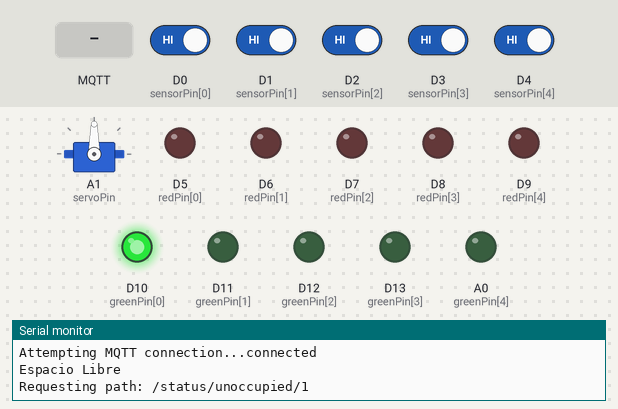
Bench run of a sketch on a simulated Arduino Uno R4 WiFi. Parts: servo, output pins drawn as LEDs (lit = HIGH), the last lines printed to the serial monitor. The inputs (shaded band) are chosen by the test bench; at power-on: D0 (sensorPin[0]), D1 (sensorPin[1]), D2 (sensorPin[2]), D3 (sensorPin[3]), D4 (sensorPin[4]) HIGH. WiFi joins after 1.5 s; servers stay silent unless stated; no MQTT or app messages arrive unless stated.

Above: at 2.7 s.
2.8 s: D0 (sensorPin[0]) driven LOW
At 5.1 s:
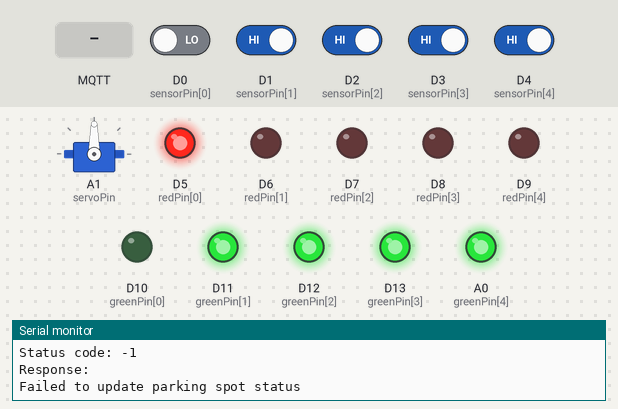
6.0 s: MQTT message "open" arrives on the first subscribed topic
At 7.9 s:
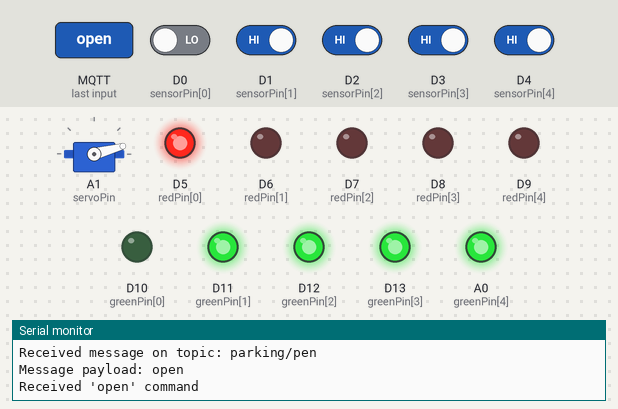
8.2 s: D1 (sensorPin[1]) driven LOW
At 9.6 s:
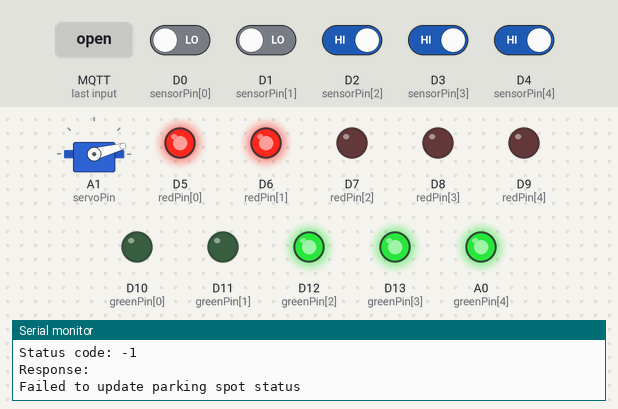
10.2 s: D2 (sensorPin[2]) driven LOW
At 11.3 s:
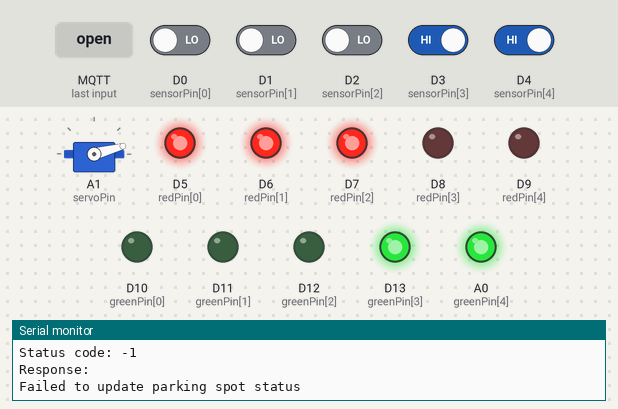
12.4 s: D3 (sensorPin[3]) driven LOW
At 14.3 s:
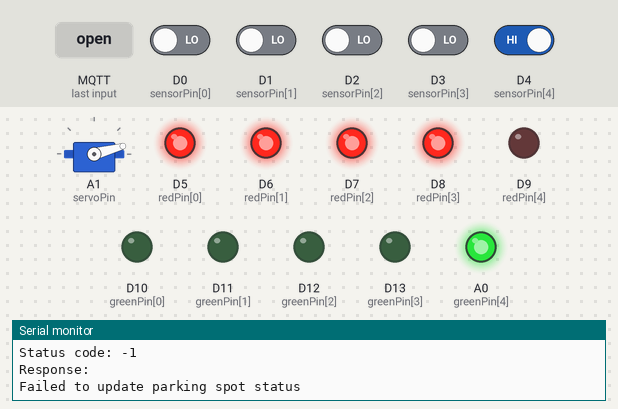
14.6 s: D4 (sensorPin[4]) driven LOW
At 16.0 s:
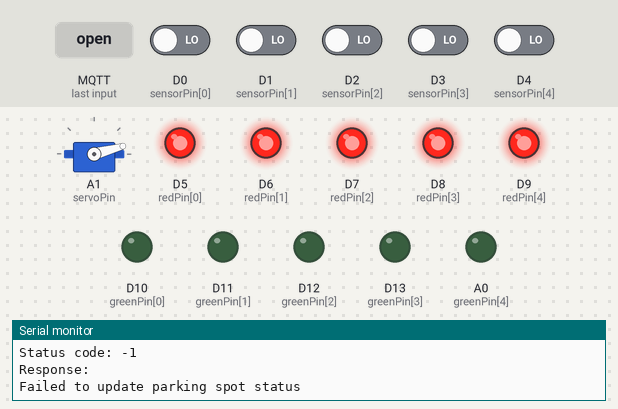
Timing chart, 0 to 17.6 s (numbered marks = the images above; inputs shaded):
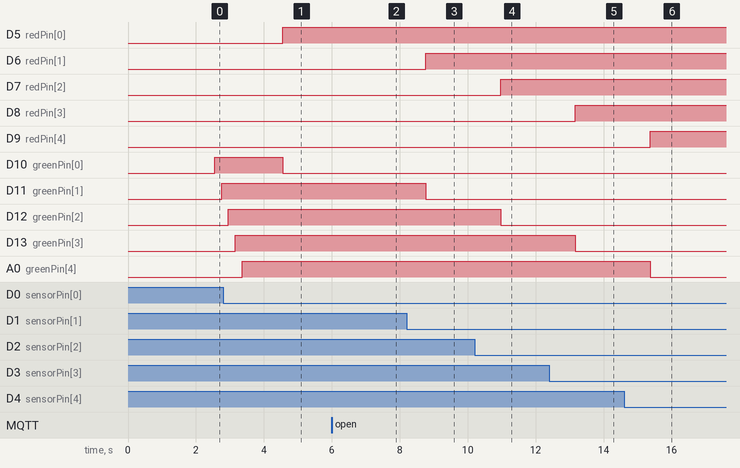

Measured:
- after the input at 2.8 s, D5 (redPin[0]): LOW → HIGH after 1.8 s; D10 (greenPin[0]): HIGH → LOW after 1.8 s
- after the input at 6.0 s, servo on A1 (servoPin): 90° → 15° after 0.76 s
- after the input at 8.2 s, D6 (redPin[1]): LOW → HIGH after 0.56 s; D11 (greenPin[1]): HIGH → LOW after 0.56 s
- after the input at 10.2 s, D7 (redPin[2]): LOW → HIGH after 0.77 s; D12 (greenPin[2]): HIGH → LOW after 0.77 s
- after the input at 12.4 s, D8 (redPin[3]): LOW → HIGH after 0.77 s; D13 (greenPin[3]): HIGH → LOW after 0.77 s
- after the input at 14.6 s, D9 (redPin[4]): LOW → HIGH after 0.77 s; A0 (greenPin[4]): HIGH → LOW after 0.77 s

The sketch:

arduino_wifi.ino
```cpp
#include <Servo.h>
#include <WiFiS3.h>
#include <PubSubClient.h>
#include <ArduinoHttpClient.h>
#define NUM_SENSORS 5
#define NUM_LEDRED 5
#define NUM_LEDGREN 5

const int sensorPin[NUM_SENSORS] = {0,1,2,3,4};
const int redPin[NUM_LEDRED] = {5,6,7,8,9};
const int greenPin[NUM_LEDGREN] = {10,11,12,13,A0};
const int sensorPinToId[NUM_SENSORS] = {1, 3, 5, 7, 9};

const char* ssid = "INFINITUM8A1C_2.4";
const char* password = "g8qTIzqvw9";
const char* mqtt_server = "192.168.1.75";
const char* serverAddress = "192.168.1.75";
int serverPort = 8080;

WiFiClient espClient1;
WiFiClient espClient2;
PubSubClient client(espClient1);
HttpClient httpClient = HttpClient(espClient2, serverAddress, serverPort);

unsigned long lastStateChangeTime[NUM_SENSORS] = {0};
int lastState[NUM_SENSORS] = {-1};

Servo myservo;
int servoPin = A1;
int posOpen = 15;
int posClose = 135;

void setup() {
  Serial.begin(9600);

  WiFi.begin(ssid, password);
  while (WiFi.status() != WL_CONNECTED) {
    delay(1000);
    Serial.println("Connecting to WiFi...");
  }
  Serial.println("Connected to WiFi");

  client.setServer(mqtt_server, 1883);

  client.setCallback(callback);  // set the MQTT callback function

  myservo.attach(servoPin);

  for(int i=0; i<NUM_SENSORS; i++){
    pinMode(redPin[i], OUTPUT);
    pinMode(greenPin[i], OUTPUT);
    pinMode(sensorPin[i], INPUT);
  }
}

void loop(){
  if (!client.connected()) {
    reconnect();
  }
  client.loop();

  for(int i=0; i<NUM_SENSORS; i++){
    int value = digitalRead(sensorPin[i]);  //lectura digital de pin

    if (value != lastState[i] && millis() - lastStateChangeTime[i] > 2000) {
      lastState[i] = value;
      lastStateChangeTime[i] = millis();

      char message[50];
      sprintf(message, "{\"id\":%d, \"state\":%d}", sensorPinToId[i], value);  // Use the mapped ID

      if (value == LOW) {
        // Si el sensor está tapado
        Serial.println("Espacio Ocupado");  //zona oscura
        digitalWrite(redPin[i], HIGH);
        digitalWrite(greenPin[i], LOW);
        updateParkingSpotStatus(sensorPinToId[i], "occupied");
      } else {
        // Si el sensor no está tapado
        digitalWrite(greenPin[i], HIGH);
        digitalWrite(redPin[i], LOW);
        Serial.println("Espacio Libre");  //zona libre
        updateParkingSpotStatus(sensorPinToId[i], "unoccupied");
      }
      client.publish("arduino/sensor", message);
    }
  }
  delay(1000);
}


void reconnect() {
  while (!client.connected()) {
    Serial.print("Attempting MQTT connection...");
    if (client.connect("arduinoClient")) {
      Serial.println("connected");
      client.subscribe("parking/pen");  // Add this line
    } else {
      Serial.print("failed, rc=");
      Serial.print(client.state());
      Serial.println(" try again in 5 seconds");
      delay(5000);
    }
  }
}

void callback(char* topic, byte* payload, unsigned int length) {
  Serial.println("Callback triggered");
  String topicStr = topic;
  String payloadStr;

  for (int i = 0; i < length; i++) {
    payloadStr += (char)payload[i];
  }

  Serial.print("Received message on topic: ");
  Serial.println(topicStr);
  Serial.print("Message payload: ");
  Serial.println(payloadStr);

  if(topicStr == "parking/pen"){
    if(payloadStr == "open"){
      Serial.println("Received 'open' command");
      myservo.write(posOpen);
    }else if(payloadStr == "close"){
      Serial.println("Received 'close' command");
      myservo.write(posClose);
    }
  }
}


void updateParkingSpotStatus(int spotId, const char* status) {
  if(WiFi.status()== WL_CONNECTED){
    String path = "/status/" + String(status) + "/" + String(spotId);

    Serial.print("Requesting path: ");
    Serial.println(path);

    httpClient.get(path);

    int statusCode = httpClient.responseStatusCode();
    String response = httpClient.responseBody();

    Serial.print("Status code: ");
    Serial.println(statusCode);
    Serial.print("Response: ");
    Serial.println(response);

    if (statusCode != 200) {
      Serial.println("Failed to update parking spot status");
    }
  }
  else{
    Serial.println("WiFi Disconnected");
  }
}
```
